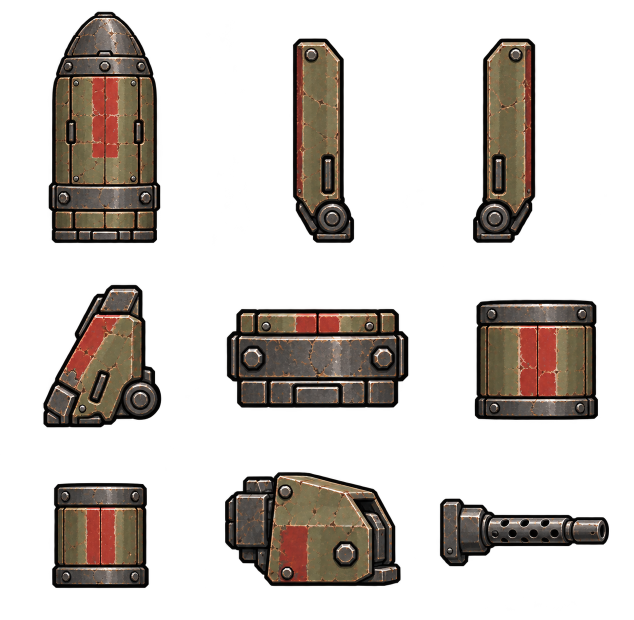
#> input picture art/kolokol/matryoshka-parts.png, 1268 x 1240 px (shown at 1/2 size)
$ python export-matryoshka-art.py
#> lines starting #> are read from the running program, lines starting #| are printed output that depends on the picture; after the words box and inside, x2 and y2 are one past the last pixel; in counts of white or black regions, pixels touching at a corner belong together
"""Rigid atlas assembly for the approved low-tech capsule, no frame repainting."""
from pathlib import Path
import math,json
from PIL import Image
ROOT=Path(__file__).resolve().parents[1]
OUT=ROOT/'ui/textures/weapons/matryoshka'
SIZE=(384,320);FOOT=(192,296);JOINT=(192,132)

def trim(im):
    # Generated sheets can bleed a neighbouring cell's outline into an empty
    # margin. Keep the largest connected silhouette, rather than a stray line.
    mask=im.getchannel('A').point(lambda a:255 if a>48 else 0)
    pixels=mask.load();seen=set();largest=[]
    for y in range(im.height):
        for x in range(im.width):
            if pixels[x,y] and (x,y) not in seen:
                stack=[(x,y)];seen.add((x,y));component=[]
                while stack:
                    p=stack.pop();component.append(p)
                    for q in ((p[0]-1,p[1]),(p[0]+1,p[1]),(p[0],p[1]-1),(p[0],p[1]+1)):
                        if 0<=q[0]<im.width and 0<=q[1]<im.height and q not in seen and pixels[q[0],q[1]]:
                            seen.add(q);stack.append(q)
                if len(component)>len(largest):largest=component
    xs=[p[0] for p in largest];ys=[p[1] for p in largest]
    return im.crop((min(xs),min(ys),max(xs)+1,max(ys)+1))
def fit(im,width):return im.resize((width,round(im.height*width/im.width)),Image.Resampling.LANCZOS)
def place(im,anchor,at,angle=0):
    c,s=math.cos(angle),math.sin(angle);px,py=anchor;x,y=at
    return im.transform(SIZE,Image.Transform.AFFINE,(c,s,px-c*x-s*y,-s,c,py+s*x-c*y),Image.Resampling.BICUBIC)
def ease(t):
    t=max(0,min(1,t));return t*t*(3-2*t)
def export():
    OUT.mkdir(parents=True,exist_ok=True)
    atlas=Image.open(ROOT/'art/kolokol/matryoshka-parts.png').convert('RGBA')
#> atlas is the input picture: PIL image 1268x1240 RGBA; mean R, G, B, A 28.2, 22.4, 18.1, 75.2
    names=('capsule','left','right','rear','base','lower','upper','head','barrel')
    parts={}
    for index,name in enumerate(names):
        x=index%3*atlas.width//3;y=index//3*atlas.height//3
        parts[name]=trim(atlas.crop((x,y,(index%3+1)*atlas.width//3,(index//3+1)*atlas.height//3)))
#> this loop made 9 passes
#> pass 1, in trim, `mask=im.getchannel('A').point(lambda a:255 if a>48 else 0)`:
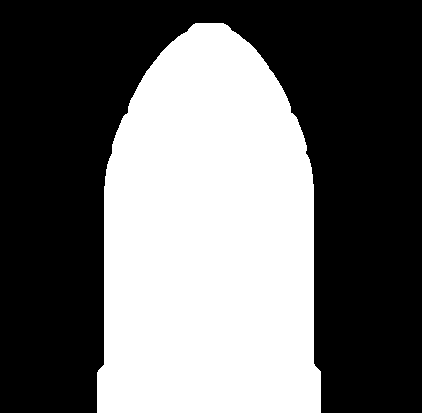
#> mask: PIL image 422x413 L; 41.7% white; 1 white region, box (x1, y1, x2, y2) and area: (97, 23, 321, 413) 72629
#> after the loop, parts = 9 items
    widths=dict(capsule=82,left=28,right=28,rear=46,base=100,lower=66,upper=48,head=92,barrel=100)
    parts={k:fit(v,widths[k]) for k,v in parts.items()}
    # Flight uses the exact approved capsule, not the reassembled atlas version.
    capsule=trim(Image.open(ROOT/'docs/concepts/kolokol/turret-pods/images/capsule-v4-proposed.png').convert('RGBA'))
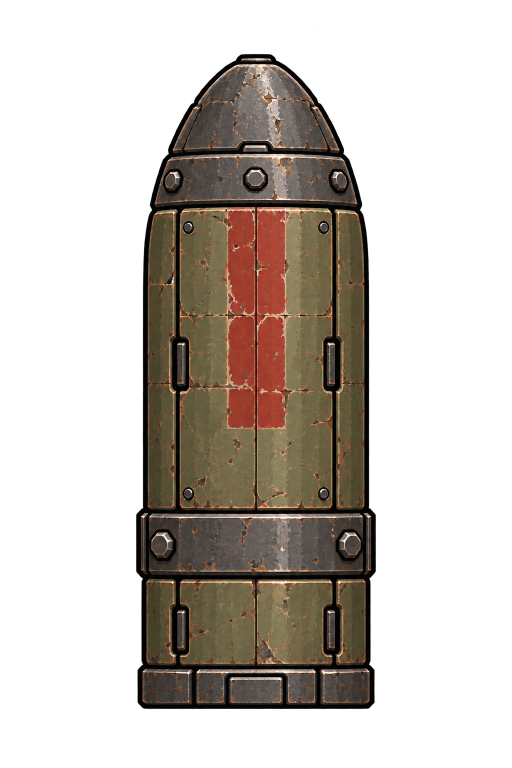
#> input picture docs/concepts/kolokol/turret-pods/images/capsule-v4-proposed.png, 1024 x 1536 px (shown at 1/2 size)
#> in trim (call 10), `mask=im.getchannel('A').point(lambda a:255 if a>48 else 0)`: mask: PIL image 1024x1536 L; 35% white; 1 white region, box (x1, y1, x2, y2) and area: (272, 108, 752, 1418) 549803
    capsule=capsule.resize((round(capsule.width*256/capsule.height),256),Image.Resampling.LANCZOS)
    capsule.save(OUT/'capsule.png',optimize=True)
    empty=Image.new('RGBA',SIZE);empty.save(OUT/'empty.png')
#> after `empty = Image.new('RGBA', SIZE)`: empty: PIL image 384x320 RGBA; every value is 0
    base=parts['base'];lower=parts['lower'];upper=parts['upper']
    head=fit(trim(Image.open(ROOT/'art/kolokol/matryoshka-round-housing.png').convert('RGBA')),100)
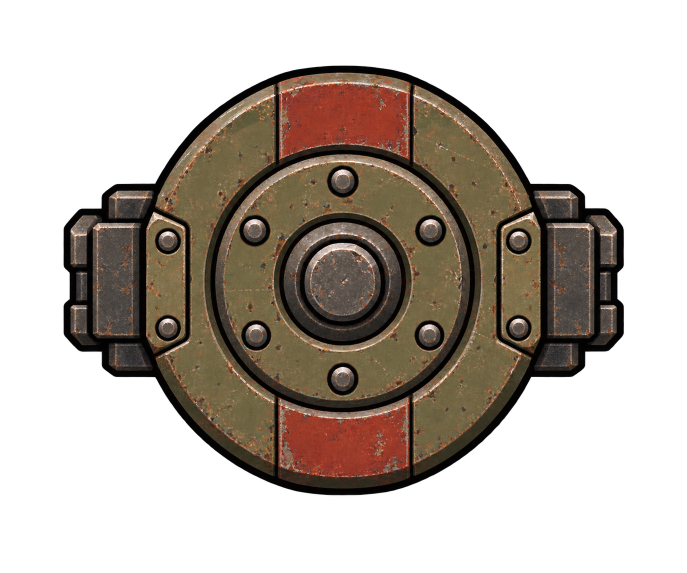
#> input picture art/kolokol/matryoshka-round-housing.png, 1374 x 1145 px (shown at 1/2 size)
#> in trim (call 11), `mask=im.getchannel('A').point(lambda a:255 if a>48 else 0)`: mask: PIL image 1374x1145 L; 42.5% white; 1 white region, box (x1, y1, x2, y2) and area: (127, 131, 1248, 991) 668760
    barrel=parts['barrel']
    head_anchor=(head.width*.5,head.height*.5)
#> head_anchor = (50, 38.5)
    barrel_anchor=(barrel.width*.08-35,barrel.height*.5)
#> barrel_anchor = (-27, 20)
    head_layer=place(head,head_anchor,JOINT)
    barrel_layer=place(barrel,barrel_anchor,JOINT)
    for name,im in [('head',head_layer),('barrel',barrel_layer)]:
        im.save(OUT/f'{name}.png',optimize=True)
        im.transform(SIZE,Image.Transform.AFFINE,(1,0,0,0,-1,2*JOINT[1]),
            Image.Resampling.BICUBIC).save(OUT/f'{name}_left.png',optimize=True)
#> this loop made 2 passes
#> name on passes 1 to 2: 'head', 'barrel'
#> pass 1, in export, `im.transform(SIZE,Image.Transform.AFFINE,(1,0,0,0,-1,2*JOINT[1]), Imag..`:
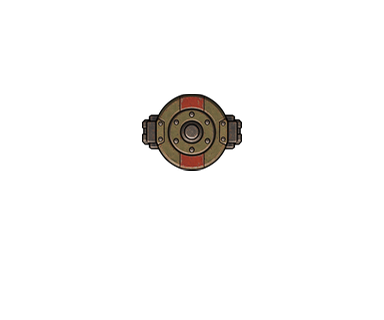
#> saved as head_left.png: PIL image 384x320 RGBA; mean R, G, B, A 4.1, 3.2, 2.3, 10.9; transparent parts drawn white
    frames=[]
    for i in range(49):
        t=i/48;opening=ease(t/.5);extension=ease((t-.45)/.55)
        canvas=Image.new('RGBA',SIZE)
        rear=parts['rear'];left=parts['left'];right=parts['right']
        canvas.alpha_composite(place(rear,(rear.width/2,rear.height*.9),(192,286),math.radians(88)*opening))
        canvas.alpha_composite(place(lower,(lower.width/2,lower.height),(192,288-24*extension)))
        # The telescoping sections overlap by 8 pixels at full extension.
        upper_end=264-lower.height+8
        canvas.alpha_composite(place(upper,(upper.width/2,upper.height),(192,280+(upper_end-280)*extension)))
        for panel,x,sign,delay in [(left,172,-1,0),(right,212,1,.08)]:
            a=ease((t-delay)/.48)
            canvas.alpha_composite(place(panel,(panel.width/2,panel.height*.9),(x,286),sign*math.radians(84)*a))
        canvas.alpha_composite(place(base,(base.width/2,base.height),FOOT))
        gun=Image.new('RGBA',SIZE)
        joint=JOINT
        if i<48:
            joint=(192,268-136*extension)
            fold=-math.pi/2*(1-ease((t-.65)/.35))
            # Round housing belongs to the support, never the native rotating gun.
            canvas.alpha_composite(place(head,head_anchor,joint))
            gun.alpha_composite(place(barrel,barrel_anchor,joint,fold))
            # Opening starts with the same compact closed silhouette. The panels
            # are revealed continuously; no per-frame effect/device allocation.
            alpha=1-ease(t/.18)
            reveal=ease(t/.18)
            canvas.putalpha(canvas.getchannel('A').point(lambda a:round(a*reveal)))
            gun.putalpha(gun.getchannel('A').point(lambda a:round(a*reveal)))
            if alpha>0:
                cover=fit(capsule,44);cover.putalpha(cover.getchannel('A').point(lambda a:round(a*alpha)))
                canvas.alpha_composite(place(cover,(cover.width/2,cover.height),FOOT))
        else:
            canvas.alpha_composite(head_layer)
            gun.alpha_composite(barrel_layer)
        for side in ('right','left'):
            image=canvas if side=='right' else canvas.transpose(Image.Transpose.FLIP_LEFT_RIGHT)
            name=f'deploy_{i:02d}_{side}.png' if i<48 else f'ready_{side}.png'
            image.save(OUT/name,optimize=True)
            barrel_image=gun if side=='right' or i==48 else gun.transpose(Image.Transpose.FLIP_LEFT_RIGHT)
            barrel_name=f'deploy_barrel_{i:02d}_{side}.png' if i<48 else f'ready_barrel_{side}.png'
            barrel_image.save(OUT/barrel_name,optimize=True)
            if i<48:
                opening=image.copy();opening.alpha_composite(barrel_image)
                opening.save(OUT/f'opening_{i:02d}_{side}.png',optimize=True)
        if i in (0,12,24,36,47):
            bg=Image.new('RGBA',SIZE,'#e6e2d8');bg.alpha_composite(canvas);bg.alpha_composite(gun);frames.append(bg)
#> this loop made 49 passes
#> pass 1, in export, `right = parts['right']`:
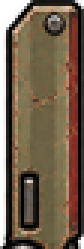
#> right: PIL image 28x83 RGBA (shown 3 times larger); mean R, G, B, A 90.2, 72.3, 52.6, 226.8; transparent parts drawn white
#> after the loop:
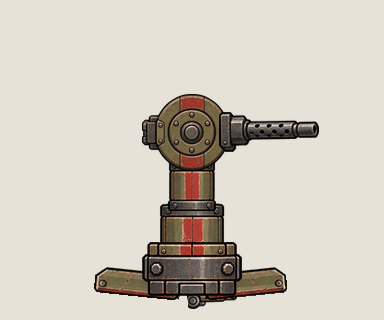
#> bg: PIL image 384x320 RGBA; mean R, G, B, A 208.9, 202.5, 191.9, 255
    final=Image.open(OUT/'ready_right.png').convert('RGBA')
    final.alpha_composite(barrel_layer)
    bg=Image.new('RGBA',SIZE,'#e6e2d8');bg.alpha_composite(final);frames.append(bg)
    preview=Image.new('RGBA',(SIZE[0]*6,SIZE[1]))
#> preview: PIL image 2304x320 RGBA; every value is 0
    for i,im in enumerate(frames):preview.alpha_composite(im,(i*SIZE[0],0))
#> this loop made 6 passes
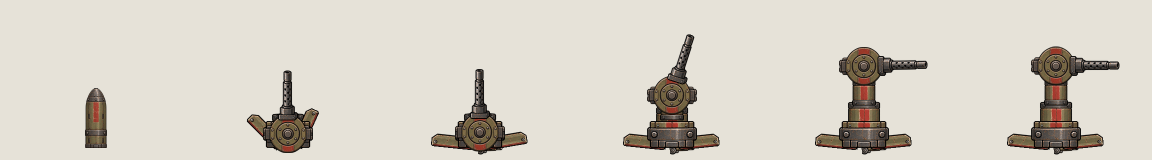
#> preview: PIL image 2304x320 RGBA (shown at 1/2 size); mean R, G, B, A 214.9, 209.5, 199, 255
    preview.convert('RGB').save(ROOT/'art/kolokol/matryoshka-deployment.jpg',quality=92)
    # Ready art is two disjoint responsibilities: fixed support/housing and
    # the one native moving barrel. No composite aim-frame switching survives.
    geometry=dict(Width=SIZE[0],Height=SIZE[1],Scale=.55,FootX=192,FootY=296,
        JointX=JOINT[0],JointY=JOINT[1],MuzzleX=JOINT[0]+barrel.width-barrel_anchor[0],MuzzleY=JOINT[1],Frames=48)
    (OUT/'geometry.json').write_text(json.dumps(geometry,indent=2)+'\n')
    (OUT/'geometry.lua').write_text('SRWMatryoshkaGeometry={'+','.join(f'{k}={v}' for k,v in geometry.items())+'}\n')
    print('Matryoshka: connected support and symmetric housing, 48 two-layer opening poses, native barrel')
if __name__=='__main__':export()
